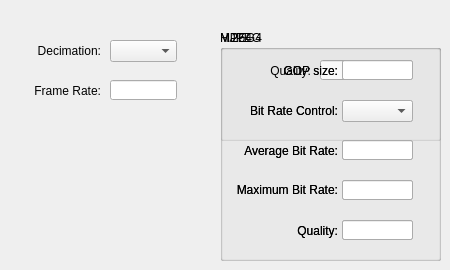
   <widget class="QWidget" name="encodingTab" >
    <attribute name="title" >
     <string>Video Encoder</string>
    </attribute>
    <widget class="QGroupBox" name="JPEGGroup" >
     <property name="geometry" >
      <rect>
       <x>220</x>
       <y>30</y>
       <width>221</width>
       <height>111</height>
      </rect>
     </property>
     <property name="title" >
      <string>MJPEG</string>
     </property>
     <property name="checkable" >
      <bool>false</bool>
     </property>
     <property name="checked" >
      <bool>false</bool>
     </property>
     <widget class="QLabel" name="label_8" >
      <property name="geometry" >
       <rect>
        <x>40</x>
        <y>30</y>
        <width>51</width>
        <height>21</height>
       </rect>
      </property>
      <property name="text" >
       <string>Quality:</string>
      </property>
      <property name="alignment" >
       <set>Qt::AlignRight|Qt::AlignTrailing|Qt::AlignVCenter</set>
      </property>
     </widget>
     <widget class="QLineEdit" name="jpegQualityEdit" >
      <property name="geometry" >
       <rect>
        <x>100</x>
        <y>30</y>
        <width>71</width>
        <height>20</height>
       </rect>
      </property>
     </widget>
    </widget>
    <widget class="QGroupBox" name="uiGrpEncMPEG4" >
     <property name="geometry" >
      <rect>
       <x>220</x>
       <y>30</y>
       <width>221</width>
       <height>231</height>
      </rect>
     </property>
     <property name="title" >
      <string>MPEG4</string>
     </property>
     <property name="alignment" >
      <set>Qt::AlignLeading</set>
     </property>
     <property name="checkable" >
      <bool>false</bool>
     </property>
     <property name="checked" >
      <bool>false</bool>
     </property>
     <widget class="QLabel" name="label_25" >
      <property name="geometry" >
       <rect>
        <x>10</x>
        <y>70</y>
        <width>108</width>
        <height>21</height>
       </rect>
      </property>
      <property name="text" >
       <string>Bit Rate Control:</string>
      </property>
      <property name="alignment" >
       <set>Qt::AlignRight|Qt::AlignTrailing|Qt::AlignVCenter</set>
      </property>
     </widget>
     <widget class="QLabel" name="label_26" >
      <property name="geometry" >
       <rect>
        <x>10</x>
        <y>110</y>
        <width>108</width>
        <height>21</height>
       </rect>
      </property>
      <property name="text" >
       <string>Average Bit Rate:</string>
      </property>
      <property name="alignment" >
       <set>Qt::AlignRight|Qt::AlignTrailing|Qt::AlignVCenter</set>
      </property>
     </widget>
     <widget class="QLabel" name="label_27" >
      <property name="geometry" >
       <rect>
        <x>10</x>
        <y>150</y>
        <width>108</width>
        <height>20</height>
       </rect>
      </property>
      <property name="text" >
       <string>Maximum Bit Rate:</string>
      </property>
      <property name="alignment" >
       <set>Qt::AlignRight|Qt::AlignTrailing|Qt::AlignVCenter</set>
      </property>
     </widget>
     <widget class="QLabel" name="label_24" >
      <property name="geometry" >
       <rect>
        <x>10</x>
        <y>30</y>
        <width>108</width>
        <height>21</height>
       </rect>
      </property>
      <property name="text" >
       <string>GOP size:</string>
      </property>
      <property name="alignment" >
       <set>Qt::AlignRight|Qt::AlignTrailing|Qt::AlignVCenter</set>
      </property>
     </widget>
     <widget class="QLineEdit" name="uiLEditEncGOPMPEG4" >
      <property name="geometry" >
       <rect>
        <x>122</x>
        <y>30</y>
        <width>71</width>
        <height>20</height>
       </rect>
      </property>
     </widget>
     <widget class="QComboBox" name="uiComboBitRateControlMPEG4" >
      <property name="geometry" >
       <rect>
        <x>122</x>
        <y>70</y>
        <width>71</width>
        <height>22</height>
       </rect>
      </property>
     </widget>
     <widget class="QLineEdit" name="uiLEditAvgBitRateMPEG4" >
      <property name="geometry" >
       <rect>
        <x>122</x>
        <y>110</y>
        <width>71</width>
        <height>20</height>
       </rect>
      </property>
      <property name="toolTip" >
       <string>from 1 - 10</string>
      </property>
      <property name="whatsThis" >
       <string>what is it?</string>
      </property>
     </widget>
     <widget class="QLineEdit" name="uiLEditMaxBitRateMPEG4" >
      <property name="geometry" >
       <rect>
        <x>122</x>
        <y>150</y>
        <width>71</width>
        <height>20</height>
       </rect>
      </property>
     </widget>
     <widget class="QLineEdit" name="uiLEditQualityMPEG4" >
      <property name="geometry" >
       <rect>
        <x>122</x>
        <y>190</y>
        <width>71</width>
        <height>20</height>
       </rect>
      </property>
     </widget>
     <widget class="QLabel" name="uiLabelQualityMPEG4" >
      <property name="geometry" >
       <rect>
        <x>10</x>
        <y>190</y>
        <width>108</width>
        <height>21</height>
       </rect>
      </property>
      <property name="text" >
       <string>Quality:</string>
      </property>
      <property name="alignment" >
       <set>Qt::AlignRight|Qt::AlignTrailing|Qt::AlignVCenter</set>
      </property>
     </widget>
    </widget>
    <widget class="QLabel" name="label_2" >
     <property name="geometry" >
      <rect>
       <x>10</x>
       <y>40</y>
       <width>91</width>
       <height>21</height>
      </rect>
     </property>
     <property name="text" >
      <string>Decimation:</string>
     </property>
     <property name="alignment" >
      <set>Qt::AlignRight|Qt::AlignTrailing|Qt::AlignVCenter</set>
     </property>
    </widget>
    <widget class="QLabel" name="label_3" >
     <property name="geometry" >
      <rect>
       <x>20</x>
       <y>80</y>
       <width>81</width>
       <height>21</height>
      </rect>
     </property>
     <property name="text" >
      <string>Frame Rate:</string>
     </property>
     <property name="alignment" >
      <set>Qt::AlignRight|Qt::AlignTrailing|Qt::AlignVCenter</set>
     </property>
    </widget>
    <widget class="QComboBox" name="decimationCombo" >
     <property name="geometry" >
      <rect>
       <x>110</x>
       <y>40</y>
       <width>67</width>
       <height>22</height>
      </rect>
     </property>
    </widget>
    <widget class="QLineEdit" name="frameRateEdit" >
     <property name="geometry" >
      <rect>
       <x>110</x>
       <y>80</y>
       <width>67</width>
       <height>20</height>
      </rect>
     </property>
    </widget>
    <widget class="QGroupBox" name="H264Group" >
     <property name="geometry" >
      <rect>
       <x>220</x>
       <y>30</y>
       <width>221</width>
       <height>231</height>
      </rect>
     </property>
     <property name="title" >
      <string>H.264</string>
     </property>
     <property name="alignment" >
      <set>Qt::AlignLeading</set>
     </property>
     <property name="checkable" >
      <bool>false</bool>
     </property>
     <property name="checked" >
      <bool>false</bool>
     </property>
     <widget class="QLabel" name="label_6" >
      <property name="geometry" >
       <rect>
        <x>10</x>
        <y>110</y>
        <width>108</width>
        <height>21</height>
       </rect>
      </property>
      <property name="text" >
       <string>Average Bit Rate:</string>
      </property>
      <property name="alignment" >
       <set>Qt::AlignRight|Qt::AlignTrailing|Qt::AlignVCenter</set>
      </property>
     </widget>
     <widget class="QLabel" name="label_17" >
      <property name="geometry" >
       <rect>
        <x>10</x>
        <y>150</y>
        <width>108</width>
        <height>20</height>
       </rect>
      </property>
      <property name="text" >
       <string>Maximum Bit Rate:</string>
      </property>
      <property name="alignment" >
       <set>Qt::AlignRight|Qt::AlignTrailing|Qt::AlignVCenter</set>
      </property>
     </widget>
     <widget class="QLabel" name="label_7" >
      <property name="geometry" >
       <rect>
        <x>10</x>
        <y>190</y>
        <width>108</width>
        <height>21</height>
       </rect>
      </property>
      <property name="text" >
       <string>Quality:</string>
      </property>
      <property name="alignment" >
       <set>Qt::AlignRight|Qt::AlignTrailing|Qt::AlignVCenter</set>
      </property>
     </widget>
     <widget class="QLabel" name="label_5" >
      <property name="geometry" >
       <rect>
        <x>10</x>
        <y>70</y>
        <width>108</width>
        <height>21</height>
       </rect>
      </property>
      <property name="text" >
       <string>Bit Rate Control:</string>
      </property>
      <property name="alignment" >
       <set>Qt::AlignRight|Qt::AlignTrailing|Qt::AlignVCenter</set>
      </property>
     </widget>
     <widget class="QLabel" name="label_4" >
      <property name="geometry" >
       <rect>
        <x>10</x>
        <y>30</y>
        <width>108</width>
        <height>21</height>
       </rect>
      </property>
      <property name="text" >
       <string>GOP size:</string>
      </property>
      <property name="alignment" >
       <set>Qt::AlignRight|Qt::AlignTrailing|Qt::AlignVCenter</set>
      </property>
     </widget>
     <widget class="QLineEdit" name="h264QualityEdit" >
      <property name="geometry" >
       <rect>
        <x>122</x>
        <y>190</y>
        <width>71</width>
        <height>20</height>
       </rect>
      </property>
     </widget>
     <widget class="QComboBox" name="bitRateControlCombo" >
      <property name="geometry" >
       <rect>
        <x>122</x>
        <y>70</y>
        <width>71</width>
        <height>22</height>
       </rect>
      </property>
     </widget>
     <widget class="QLineEdit" name="GOPSizeEdit" >
      <property name="geometry" >
       <rect>
        <x>122</x>
        <y>30</y>
        <width>71</width>
        <height>20</height>
       </rect>
      </property>
     </widget>
     <widget class="QLineEdit" name="maxBitRateEdit" >
      <property name="geometry" >
       <rect>
        <x>122</x>
        <y>150</y>
        <width>71</width>
        <height>20</height>
       </rect>
      </property>
     </widget>
     <widget class="QLineEdit" name="avgBitRateEdit" >
      <property name="geometry" >
       <rect>
        <x>122</x>
        <y>110</y>
        <width>71</width>
        <height>20</height>
       </rect>
      </property>
      <property name="toolTip" >
       <string/>
      </property>
      <property name="whatsThis" >
       <string/>
      </property>
     </widget>
    </widget>
   </widget>
